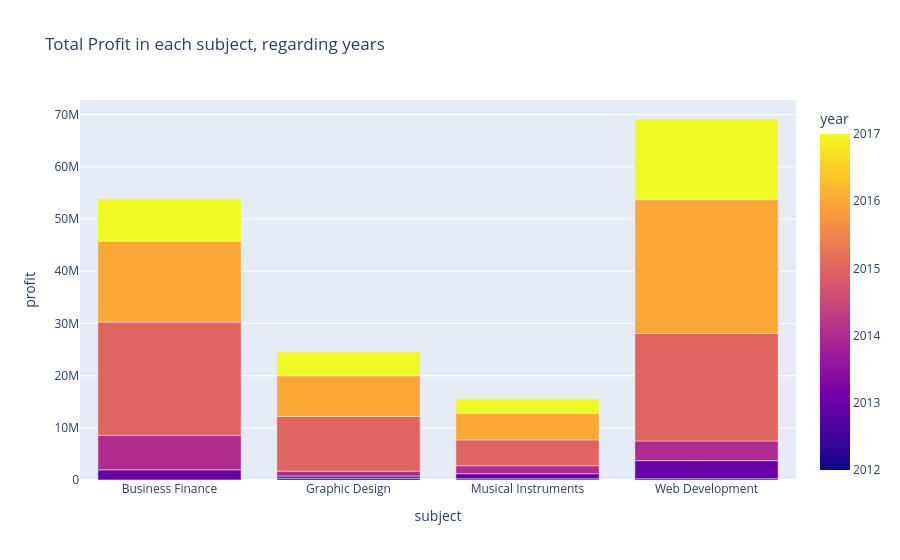

Here is the notebook cell this chart was saved with:
### Code cell
px.bar(data_frame=df.groupby(['subject', 'year'])['profit'].sum().reset_index(),
       x='subject',
       y='profit',
       color='year',
       title='Total Profit in each subject, regarding years')

### Figure 1 — Plotly figure (JSON) as saved in the notebook; plotly's stock layout.template omitted (floating-point values rounded to 4 significant figures)
{"data": [{"hovertemplate": "subject=%{x}<br>profit=%{y}<br>year=%{marker.color}<extra></extra>", "legendgroup": "", "marker": {"color": [2012, 2013, 2014, 2015, 2016, 2017, 2012, 2013, 2014, 2015, 2016, 2017, 2012, 2013, 2014, 2015, 2016, 2017, 2012, 2013, 2014, 2015, 2016, 2017], "coloraxis": "coloraxis", "pattern": {"shape": ""}}, "name": "", "orientation": "v", "showlegend": false, "textposition": "auto", "type": "bar", "x": ["Business Finance", "Business Finance", "Business Finance", "Business Finance", "Business Finance", "Business Finance", "Graphic Design", "Graphic Design", "Graphic Design", "Graphic Design", "Graphic Design", "Graphic Design", "Musical Instruments", "Musical Instruments", "Musical Instruments", "Musical Instruments", "Musical Instruments", "Musical Instruments", "Web Development", "Web Development", "Web Development", "Web Development", "Web Development", "Web Development"], "xaxis": "x", "y": [6450, 1943985, 6595340, 21733265, 15469595, 8163180, 319675, 438960, 932010, 10476695, 7791275, 4559275, 236325, 977055, 1523410, 4954545, 5118695, 2768360, 247070, 3468680, 3762305, 20606335, 25610415, 15486125], "yaxis": "y"}], "layout": {"barmode": "relative", "coloraxis": {"colorbar": {"title": {"text": "year"}}, "colorscale": [[0, "#0d0887"], [0.1111, "#46039f"], [0.2222, "#7201a8"], [0.3333, "#9c179e"], [0.4444, "#bd3786"], [0.5556, "#d8576b"], [0.6667, "#ed7953"], [0.7778, "#fb9f3a"], [0.8889, "#fdca26"], [1, "#f0f921"]]}, "legend": {"tracegroupgap": 0}, "title": {"text": "Total Profit in each subject, regarding years"}, "xaxis": {"anchor": "y", "domain": [0, 1], "title": {"text": "subject"}}, "yaxis": {"anchor": "x", "domain": [0, 1], "title": {"text": "profit"}}}}
